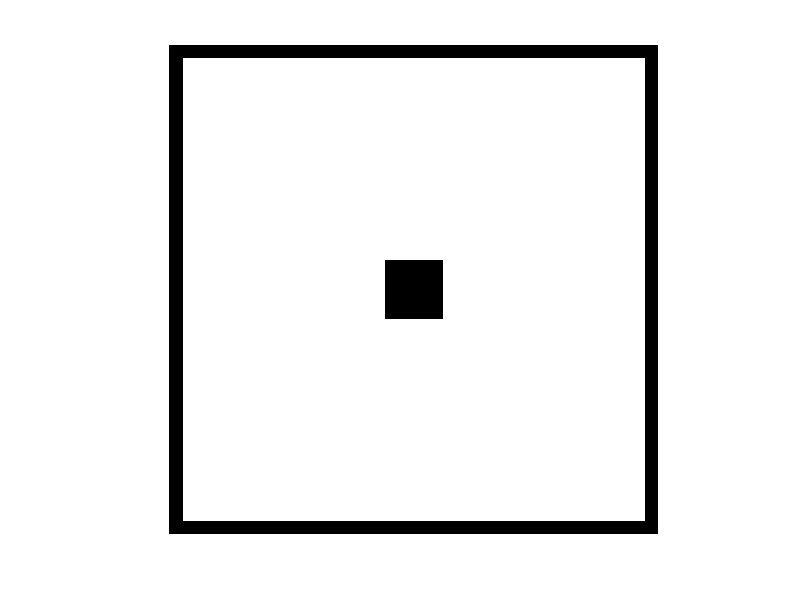

Write the MATLAB code that produced this figure.
function [] = diceImage5()
roll = randi([1,6]);
%this code makes the dice and displayes it
% the dice is 75 by 75 in size
dice = ones(75,75,3);
dice (1,:,:) = 0;
dice (2,:,:) = 0;
dice (74,:,:) = 0;
dice (75,:,:) = 0;
dice (:,1,:) = 0;
dice (:,2,:) = 0;
dice (:,74,:) = 0;
dice (:,75,:) = 0;
switch roll
    % the code is goes through every pixel and change only those that will
    % create a image to represent a number on a dice
    
    % a case system is used to define the 1 to 6 on the dice
    case 1
        for i = 1:75
            for j = 1:75
            if i>33 && i<43 && j>33 && j<43
                dice (i,j,:) = 0;
            end
            end
        end
        case 2
        for i = 1:75
            for j = 1:75
            if i>14 && i<24 && j>52 && j<62
                dice (i,j,:) = 0;
            end
            if i>52 && i<62 && j>14 && j<24
                dice (i,j,:) = 0;
            end
            end
        end
         case 3
          for i = 1:75
            for j = 1:75
            if i>15 && i<25 && j>53 && j<63
                dice (i,j,:) = 0;
            end
            if i>53 && i<63 && j>15 && j<25
                dice (i,j,:) = 0;
            end
            if i>33 && i<43 && j>33 && j<43
                dice (i,j,:) = 0;
            end
            end
          end
          case 4
          for i = 1:75
            for j = 1:75
            if i>14 && i<24 && j>52 && j<62
                dice (i,j,:) = 0;
            end
            if i>52 && i<62 && j>14 && j<24
                dice (i,j,:) = 0;
            end
            if i>14 && i<24 && j>14 && j<24
                dice (i,j,:) = 0;
            end
            if i>52 && i<62 && j>52 && j<62
                dice (i,j,:) = 0;
            end
            end
        end
    case 5
       for i = 1:75
            for j = 1:75
                  if i>14 && i<24 && j>52 && j<62
                dice (i,j,:) = 0;
            end
            if i>52 && i<62 && j>14 && j<24
                dice (i,j,:) = 0;
            end
            if i>14 && i<24 && j>14 && j<24
                dice (i,j,:) = 0;
            end
            if i>52 && i<62 && j>52 && j<62
                dice (i,j,:) = 0;
            end
             if i>33 && i<43 && j>33 && j<43
                dice (i,j,:) = 0;
            end
            end
        end
    case 6
        for i = 1:75
            for j = 1:75
            if i>14 && i<24 && j>52 && j<62
                dice (i,j,:) = 0;
            end
            if i>52 && i<62 && j>14 && j<24
                dice (i,j,:) = 0;
            end
            if i>14 && i<24 && j>14 && j<24
                dice (i,j,:) = 0;
            end
            if i>52 && i<62 && j>52 && j<62
                dice (i,j,:) = 0;
            end
            if i>52 && i<62 && j>33 && j<43
                dice (i,j,:) = 0;
            end
            if i>14 && i<24 && j>33 && j<43
                dice (i,j,:) = 0;
            end
            end
        end
end
imshow(dice);
end